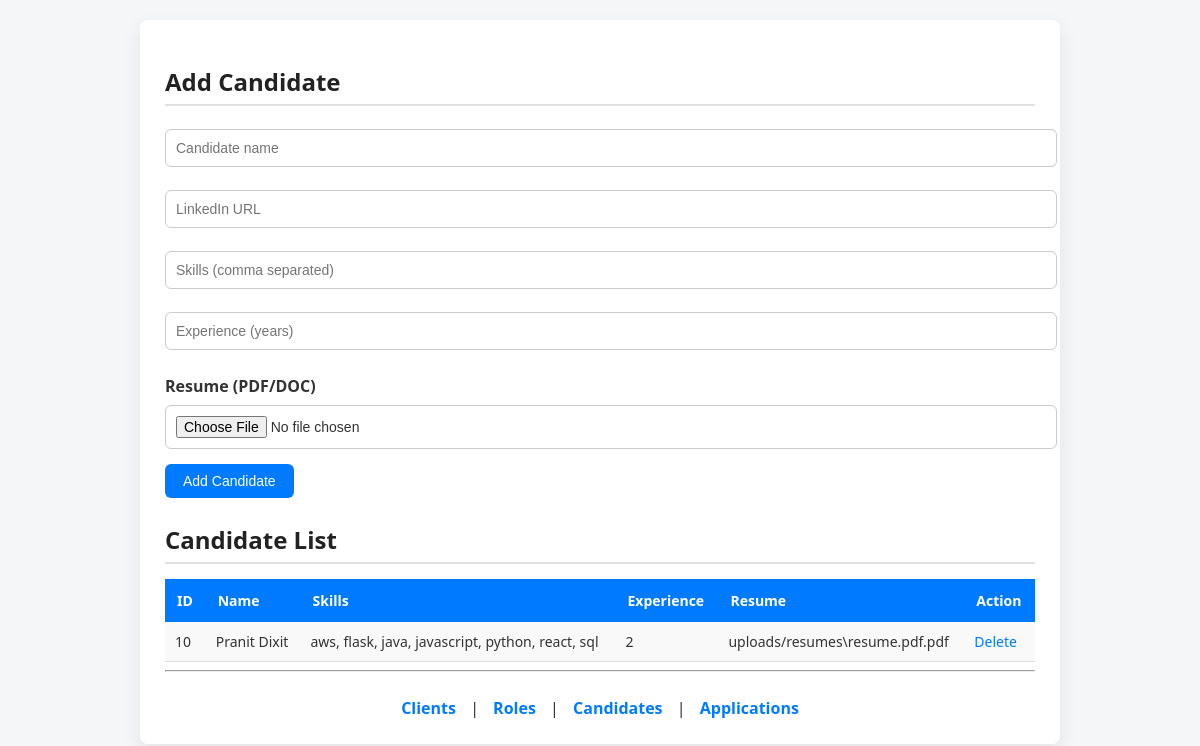
/candidates, run on an earlier commit of the app's database.
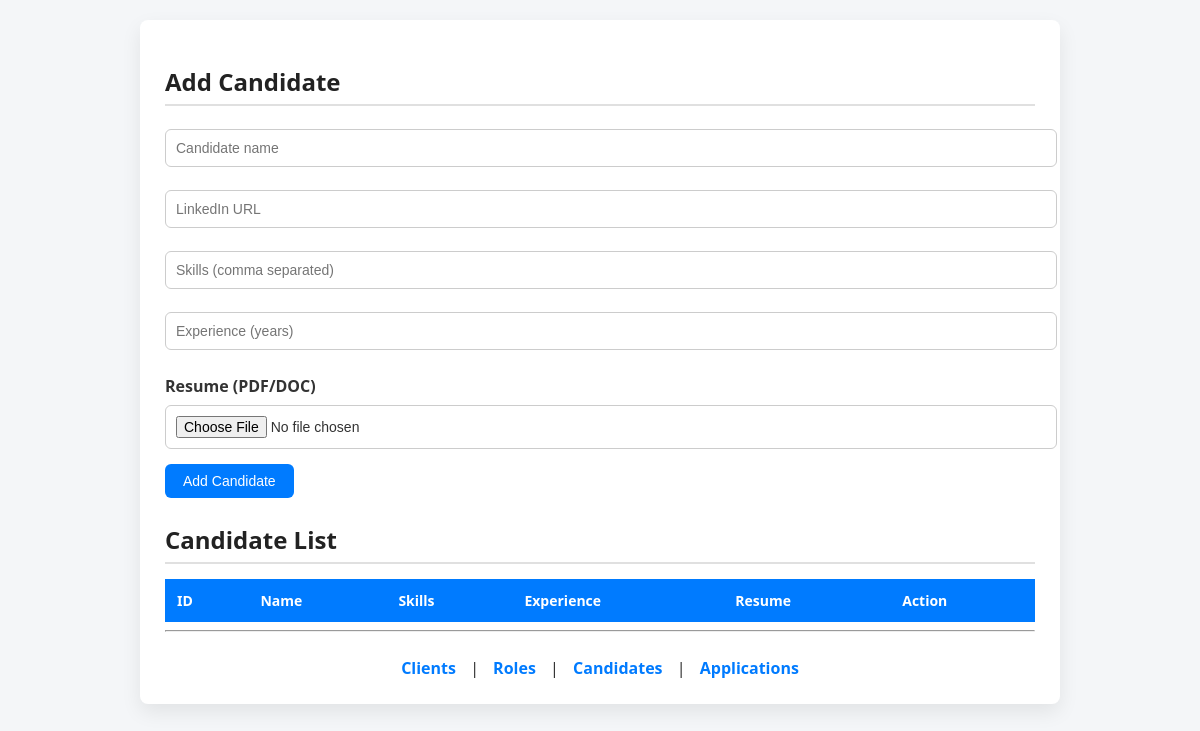
And on a later commit of the database.
### tables this page shows
CREATE TABLE Candidate (
    candidate_id INTEGER PRIMARY KEY AUTOINCREMENT,
    name TEXT,
    linkedin_url TEXT,
    skills TEXT,
    experience_years INTEGER,
    resume_file_path TEXT,
    UNIQUE(name, linkedin_url)
);

### app.py (the view, shortened to what this page needs)
@app.route("/candidates", methods=["GET", "POST"])
def candidates():
    db = get_db()
    cur = db.cursor()
    candidates = cur.execute("SELECT * FROM Candidate").fetchall()
    db.close()
    return render_template("candidates.html", candidates=candidates)

### app.py (called while the page is built)
def get_db():
    return sqlite3.connect("database.db")

### templates/candidates.html (shortened to what this page needs)
<!doctype html>
<html>
  <head>
    <link
      rel="stylesheet"
      href="{{ url_for('static', filename='style.css') }}"
    />
  </head>
  <body>
    <div class="container">
      <h2>Add Candidate</h2>
      <form method="post" enctype="multipart/form-data">
        <input type="text" name="name" placeholder="Candidate name" required />
        <input type="text" name="linkedin_url" placeholder="LinkedIn URL" />
        <input
          type="text"
          name="skills"
          placeholder="Skills (comma separated)"
        />
        <input
          type="number"
          name="experience_years"
          placeholder="Experience (years)"
        />
        <label>Resume (PDF/DOC)</label>
        <input type="file" name="resume" accept=".pdf,.doc,.docx" />
        <button>Add Candidate</button>
      </form>
      <h2>Candidate List</h2>
      <table>
        <tr>
          <th>ID</th>
          <th>Name</th>
          <th>Skills</th>
          <th>Experience</th>
          <th>Resume</th>
          <th>Action</th>
        </tr>
        {% for c in candidates %}
        <tr>
          <td>{{ c[0] }}</td>
          <td>{{ c[1] }}</td>
          <td>{{ c[3] }}</td>
          <td>{{ c[4] }}</td>
          <td>{% if c[5] %} {{ c[5] }} {% else %} Not Uploaded {% endif %}</td>
          <td>
            <a
              href="/delete_candidate/{{ c[0] }}"
              onclick="
                return confirm(
                  'Are you sure you want to delete this candidate?',
                );
              "
              >Delete
            </a>
          </td>
        </tr>
        {% endfor %}
      </table>
      <hr />
      <div class="nav">
        <a href="/clients">Clients</a> | <a href="/roles">Roles</a> |
        <a href="/candidates">Candidates</a> |
        <a href="/applications">Applications</a>
      </div>
    </div>
  </body>
</html>

What changed in the data, as far as the page shows it:
removed Candidate: candidate_id "10", name "Pranit Dixit", skills "aws, flask, java, javascript, python, react, sql", experience_years "2", resume_file_path "uploads/resumes\\resume.pdf.pdf"
